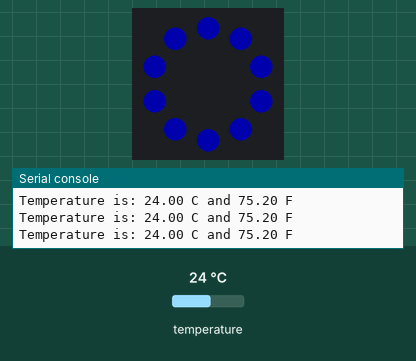
Bench run of a program on a simulated Circuit Playground running CircuitPython. Parts: the board's ring of 10 RGB LEDs (number 0 left of the top, counting anticlockwise), the last lines printed to the serial console. Inputs (shaded band) come from the test bench; at power-on: temperature 24 °C. Dim RGB values are drawn brighter than linear.

Above: at 1.2 s.
1.3 s: temperature set to 24.4 °C
At 2.7 s:
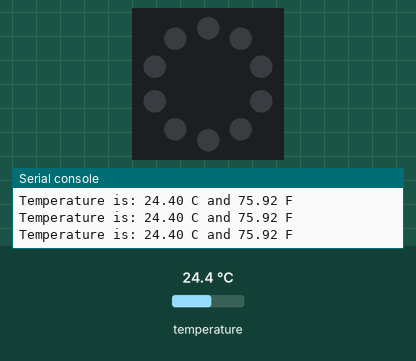
3.0 s: temperature set to 25.3 °C
4.5 s: temperature set to 26.6 °C
At 5.6 s:
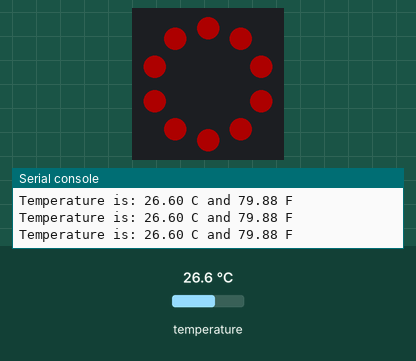
6.0 s: temperature set to 12 °C
At 7.1 s:
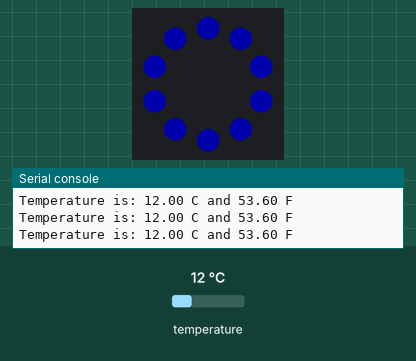
7.5 s: temperature set to 28 °C
At 8.5 s:
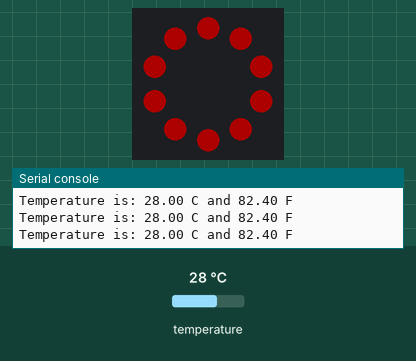
Timing chart, 0 to 10.0 s (numbered marks = the images above; inputs shaded):
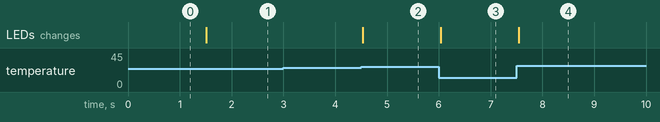

Measured:
- the behaviour switches between 24 and 24.1 °C on temperature (found by bisection; images 0 and 1)
- the behaviour switches between 25.9 and 26 °C on temperature (found by bisection; images 1 and 2)
- after the input at 1.3 s, the LEDs: change after 0.21 s (image 1)
- after the input at 4.5 s, the LEDs: change at once (image 2)
- after the input at 6.0 s, the LEDs: change at once (image 3)
- after the input at 7.5 s, the LEDs: change at once (image 4)

The program:

red_blue_temp.py
```python
# Circuit Playground Temperature
# Reads the on-board temperature sensor and prints the value
# turns red over 26 C and blue under 24 C

import time
import adafruit_thermistor
import board
import neopixel

pixels = neopixel.NeoPixel(board.NEOPIXEL, 10, brightness=0.2, auto_write=False)

thermistor = adafruit_thermistor.Thermistor(
    board.TEMPERATURE, 10000, 10000, 25, 3950)

BLUE = (0,0,255)
RED = (255,0,0)
GREEN = (0,255,0)
OFF = (0,0,0)

while True:
    temp_c = thermistor.temperature
    temp_f = thermistor.temperature * 9 / 5 + 32
    print("Temperature is: %.2f C and %.2f F" % (temp_c, temp_f))

    if temp_c >= 26:
        pixels.fill(RED)   #turn on all pixels
        pixels.show()
    elif temp_c <=24:
        pixels.fill(BLUE)   #turn on all pixels
        pixels.show()
    else:
        pixels.fill(OFF)   #turn on all pixels
        pixels.show()

    time.sleep(0.25)
```
